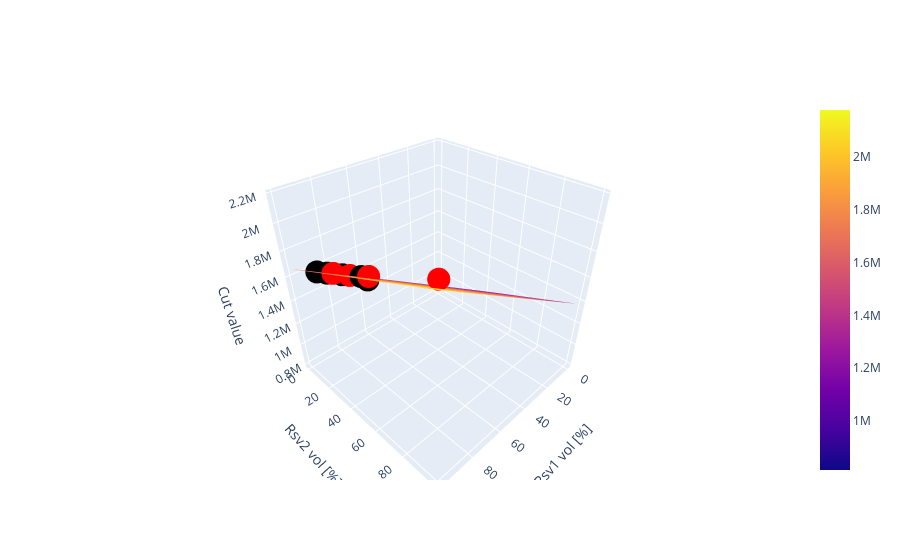

Notebook code cell kept with this figure:
### Markdown cell above
The inequality constraints defined by each cut $k$ is

$c \leq \sum_i WV_{ik}\cdot(v_i - V_i^{ref}) + rhs_k \qquad \forall k,$

when formulated as profit maximization. The single cut variable $c$ is bounded from above by all the cuts, and the optimization problem tries to maximize its value. The cut coefficients $WV_{ik}$ for reservoir $i$ is multiplied with the end volume variable $v_i$ subtracted the cut reference volume. When all $v_i = V_i^{ref}$, the cut is bounded by the right hand side value $rhs_k$.

The cut constraints can be visualized as a 3D plot since there are only two reservoirs in this example. The x and y axis correspond to the end volume of each reservoir, while the z axis shows the cut value in terms of future expected income. Each cut is a plane in 3D which is spanned around a reference point with the reference volumes as x and y coordinates and the rhs as the z value. These points are plotted in 3D scatter plot below. The minimal surface spanned by all these cuts are also plotted, which is the effective bound that the optimization problem will see. The surface is found by taking the lowest (most restrictive) cut value over the set of cuts for different values of the reservoir volumes. 

Note that the reference points in red are marked as "never binding" and hover above the calculated minimal surface. This should not happen, as a cut should at least be binding exactly at the reference point. Non-convexities in the optimization program used to create these sample cuts are to blame in this case, as the SHOP cut creation functionality is still experimental. Some of the bidning cuts are also not binding at the reference point but somewhere else in the domain, which is also inaccurate.

### Code cell
import numpy as np
rsv1 = shop.model.reservoir.Reservoir1
rsv2 = shop.model.reservoir.Reservoir2

vmax1 = rsv1.max_vol.get()
vmax2 = rsv2.max_vol.get()

v_ref1 = np.array(cut_coeffs["Reservoir1"][0])
v_ref2 = np.array(cut_coeffs["Reservoir2"][0])

v1 = np.arange(0,vmax1,0.25)
v2 = np.arange(0,vmax2,0.25)

#Add the reference volumes to the volume ranges to have a good representation for the surface around the reference points
v1 = np.concatenate((v1,v_ref1))
v1.sort()
v2 = np.concatenate((v2,v_ref2))
v2.sort() 

#Calculate the minimal cut surface and the binding cuts
binding_cuts, minimal_surface = get_minimal_cut_surface(rhs_in,cut_coeffs,v1,v2)

#Plot the cut surface
fig = go.Figure()
fig.add_trace(go.Surface(z=minimal_surface, x=v1*100/vmax1, y=v2*100/vmax2,hoverinfo="skip"))

colors = ["red"]*n_cuts
text = [f"Cut {i+1}, never binding" for i in range(n_cuts)]
for k in binding_cuts:
    colors[k] = "black"
    text[k] = f"Cut {k+1}, binding"
    
#Plot the reference points
fig.add_trace(go.Scatter3d(z=rhs_in, x=v_ref1*100/vmax1, y=v_ref2*100/vmax2,mode='markers',marker_color=colors,hovertext=text))

fig.update_scenes(
    aspectratio=dict(x=1, y=1, z=1),
    xaxis_title='Rsv1 vol [%]',
    yaxis_title='Rsv2 vol [%]',
    zaxis_title='Cut value'
)

fig.show()

### Figure 1 — Plotly figure (JSON) as saved in the notebook; plotly's stock layout.template omitted (floating-point values rounded to 4 significant figures; data arrays with more than 128 entries replaced by an {"elided": "..."} marker saying what was removed)
{"data": [{"hoverinfo": "skip", "type": "surface", "x": {"elided": "165 float values"}, "y": {"elided": "399 float values"}, "z": {"elided": "399x165 float values"}}, {"hovertext": ["Cut 1, binding", "Cut 2, never binding", "Cut 3, never binding", "Cut 4, never binding", "Cut 5, never binding", "Cut 6, binding", "Cut 7, binding", "Cut 8, binding", "Cut 9, binding"], "marker": {"color": ["black", "red", "red", "red", "red", "black", "black", "black", "black"]}, "mode": "markers", "type": "scatter3d", "x": [56.9, 82.14, 81.44, 87.89, 80.28, 90.62, 80.91, 85.47, 78.01], "y": [0, 82.64, 36.85, 17.09, 19.33, 6.727, 13.41, 6.984, 25.58], "z": [1303000.0, 2010000.0, 1729000.0, 1668000.0, 1618000.0, 1632000.0, 1590000.0, 1591000.0, 1635000.0]}], "layout": {"autosize": true, "scene": {"aspectratio": {"x": 1, "y": 1, "z": 1}, "xaxis": {"title": {"text": "Rsv1 vol [%]"}, "type": "linear"}, "yaxis": {"title": {"text": "Rsv2 vol [%]"}, "type": "linear"}, "zaxis": {"title": {"text": "Cut value"}, "type": "linear"}}}}
